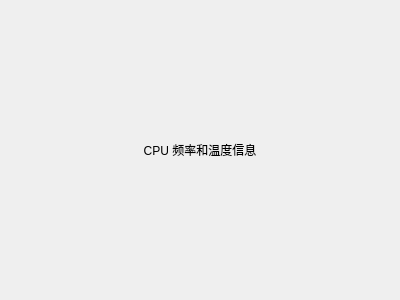
<?xml version="1.0" encoding="UTF-8"?>
<ui version="4.0">
 <class>AgingTestDialog</class>
 <widget class="QDialog" name="AgingTestDialog">
  <property name="geometry">
   <rect>
    <x>0</x>
    <y>0</y>
    <width>400</width>
    <height>300</height>
   </rect>
  </property>
  <property name="windowTitle">
   <string>Dialog</string>
  </property>
  <layout class="QGridLayout" name="gridLayout">
   <item row="0" column="0">
    <widget class="QLabel" name="label_cpuInfo">
     <property name="text">
      <string>CPU 频率和温度信息</string>
     </property>
     <property name="alignment">
      <set>Qt::AlignCenter</set>
     </property>
    </widget>
   </item>
  </layout>
 </widget>
 <resources/>
 <connections/>
</ui>
